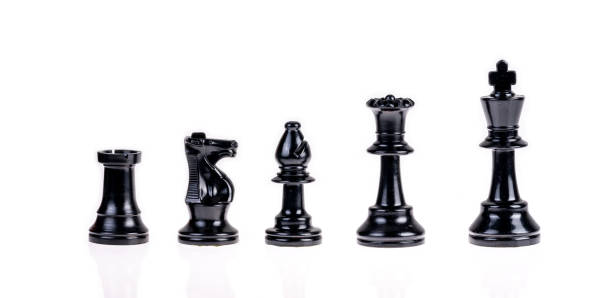
#> input picture Chapter 3/cotours : DNNs/images/figures.jpeg, 612 x 298 px
$ jupyter execute workbook.ipynb
#> lines starting #> are read from the running program, lines starting #| are printed output that depends on the picture; after the words box and inside, x2 and y2 are one past the last pixel; in counts of white or black regions, pixels touching at a corner belong together
[cell 1]
import cv2
import numpy as np
import matplotlib.pyplot as plt

## binary image

[cell 2]
bgr =  cv2.imread('images/figures.jpeg')
#> bgr is the input picture: shape (298, 612, 3); mean B, G, R 228.3, 227, 227.3
gray = cv2.imread('images/figures.jpeg',cv2.IMREAD_GRAYSCALE)
#> gray: shape (298, 612); min 0, max 255, mean 227.2
_,bin_img = cv2.threshold(gray.copy(),240,255,cv2.THRESH_BINARY_INV)
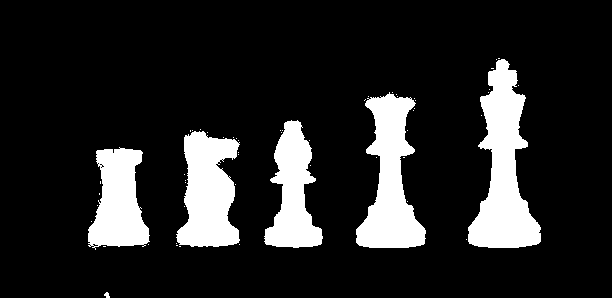
#> bin_img: shape (298, 612); 14.7% white; 57 white regions (51 under 20 px)
fig,ax =plt.subplots(2,figsize=(10,7))
ax[1].imshow(bin_img,cmap='gray')
ax[0].imshow(bgr)
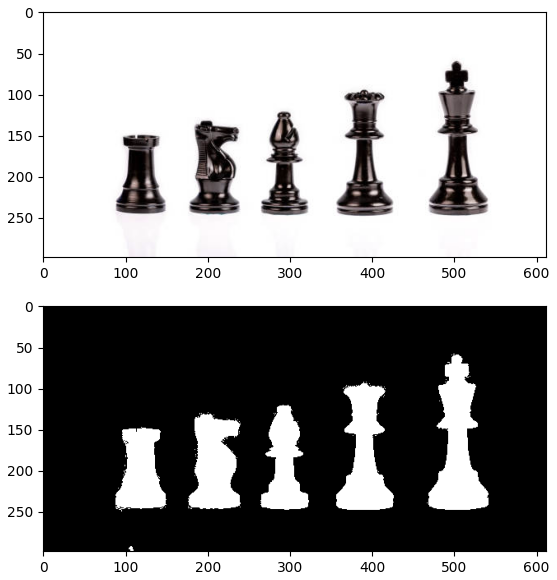
#> figure drawn by matplotlib, 2 panels; B, G, R data is drawn as R, G, B

## finding contours

[cell 3]
contours,hiers = cv2.findContours(bin_img,cv2.RETR_EXTERNAL,cv2.CHAIN_APPROX_SIMPLE)
#> contours = 57 contours, 52 with area under 20; largest, box (x1, y1, x2, y2) and area: (468, 59, 541, 248) 6892, (356, 92, 426, 248) 5675, (176, 131, 240, 247) 5048, (88, 147, 150, 250) 4095, (264, 120, 323, 248) 4035
prelim0 = cv2.drawContours(bgr.copy(),contours,0,(255,0,0),20)
prelim1 = cv2.drawContours(bgr.copy(),contours,3,(255,0,0),20)
prelim2 = cv2.drawContours(bgr.copy(),contours,-1,(255,0,0),6)
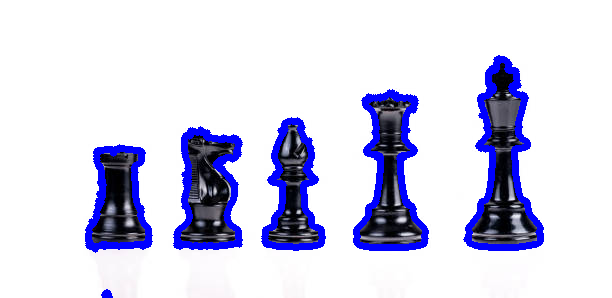
#> prelim2: shape (298, 612, 3); mean B, G, R 234.1, 213.1, 213.2
fig,ax =plt.subplots(2,2,figsize=(10,7))
ax[0,0].imshow(bgr)
ax[0,0].set_title('original')
ax[0,1].imshow(prelim0)
ax[0,1].set_title('unsorted first contour drawn')
ax[1,0].imshow(prelim1)
ax[1,0].set_title('unsorted second contour drawn')
ax[1,1].imshow(prelim2)
ax[1,1].set_title('unsorted all drawn')
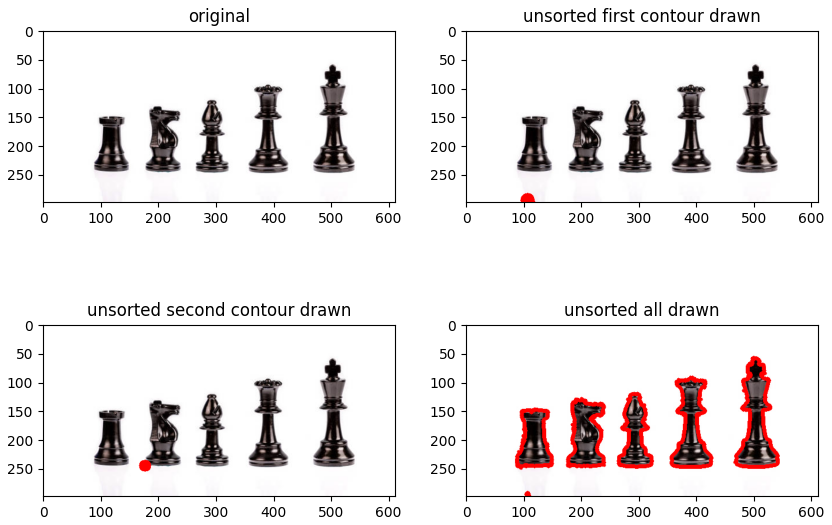
#> figure drawn by matplotlib, 4 panels; B, G, R data is drawn as R, G, B

## Sorting contours according to the area

[cell 4]
srtd = sorted(contours,key=cv2.contourArea,reverse=True)
#> srtd has the same summary as contours
prelim0 = cv2.drawContours(bgr.copy(),srtd,0,(255,0,0),6)
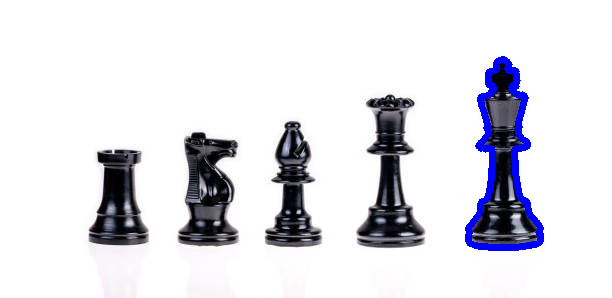
#> prelim0: shape (298, 612, 3); mean B, G, R 229.8, 223.6, 223.8
prelim1 = cv2.drawContours(bgr.copy(),srtd,1,(255,0,0),6)
prelim2 = cv2.drawContours(bgr.copy(),srtd[:5],-1,(255,0,0),6)
fig,ax =plt.subplots(2,2,figsize=(10,7))
ax[0,0].imshow(bgr)
ax[0,0].set_title('original')
ax[0,1].imshow(prelim0)
ax[0,1].set_title('sorted first contour drawn')
ax[1,0].imshow(prelim1)
ax[1,0].set_title('sorted second contour drawn')
ax[1,1].imshow(prelim2)
ax[1,1].set_title('sorted all drawn')
#> figure, not shown here; B, G, R data is drawn as R, G, B

# bounding shapes

## bounding rectangle

[cell 5]
#function takes a counter at a time, returns coordinates and size of bounding rectangle
x,y,w,h = cv2.boundingRect(srtd[2])
#> x = 176; y = 131; w = 64; h = 116
rected = cv2.rectangle(bgr.copy(),(x,y),(x+w,y+h),(124,134,200),6)
fig,ax =plt.subplots(2,figsize=(10,7))
ax[0].imshow(bgr)
ax[1].imshow(rected)
#> figure, not shown here; B, G, R data is drawn as R, G, B

## cropping using coordinates of bbox

[cell 6]
x,y,w,h = cv2.boundingRect(srtd[3])
#> x = 88; y = 147; w = 62; h = 103
rected = cv2.rectangle(bgr.copy(),(x,y),(x+w,y+h),(124,134,200),6)
fig,ax =plt.subplots(3,figsize=(10,10))
cropped = bgr[y:y+h,x:x+w]
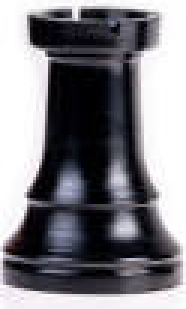
#> cropped: shape (103, 62, 3) (shown 3 times larger); mean B, G, R 131.8, 126.3, 127.5
ax[0].imshow(bgr)
ax[1].imshow(rected)
ax[2].imshow(cropped)
#> figure, not shown here; B, G, R data is drawn as R, G, B

## minimum enclosing circle

[cell 7]
(x,y),r = cv2.minEnclosingCircle(srtd[2])
#> x = 206.7; y = 190.2; r = 60.53
fig,ax =plt.subplots(2,figsize=(10,10))
#never forget convert x,y and r to integer
circled = cv2.circle(bgr.copy(),(int(x),int(y)),int(r),(0,0,255),5)
ax[0].imshow(bgr)
ax[1].imshow(circled)
#> figure, not shown here; B, G, R data is drawn as R, G, B

## ellipse

[cell 8]
elp = cv2.fitEllipse(srtd[1])
#> elp = ((390.4, 185), (61.34, 196.4), 179.1)
#return required argument for ellipse drawing
ellipsed = cv2.ellipse(bgr.copy(),elp,color=(255,0,0),thickness=5)
plt.imshow(ellipsed)

## convex hull

[cell 9]
hull = cv2.convexHull(srtd[0])
#> hull = contour of 22 points, box (x1, y1, x2, y2) (468, 59, 541, 248), area 10118
hulled = cv2.drawContours(bgr.copy(),[hull],0,(24,255,0),2)
plt.figure(figsize=(20,15))
plt.imshow(hulled)
